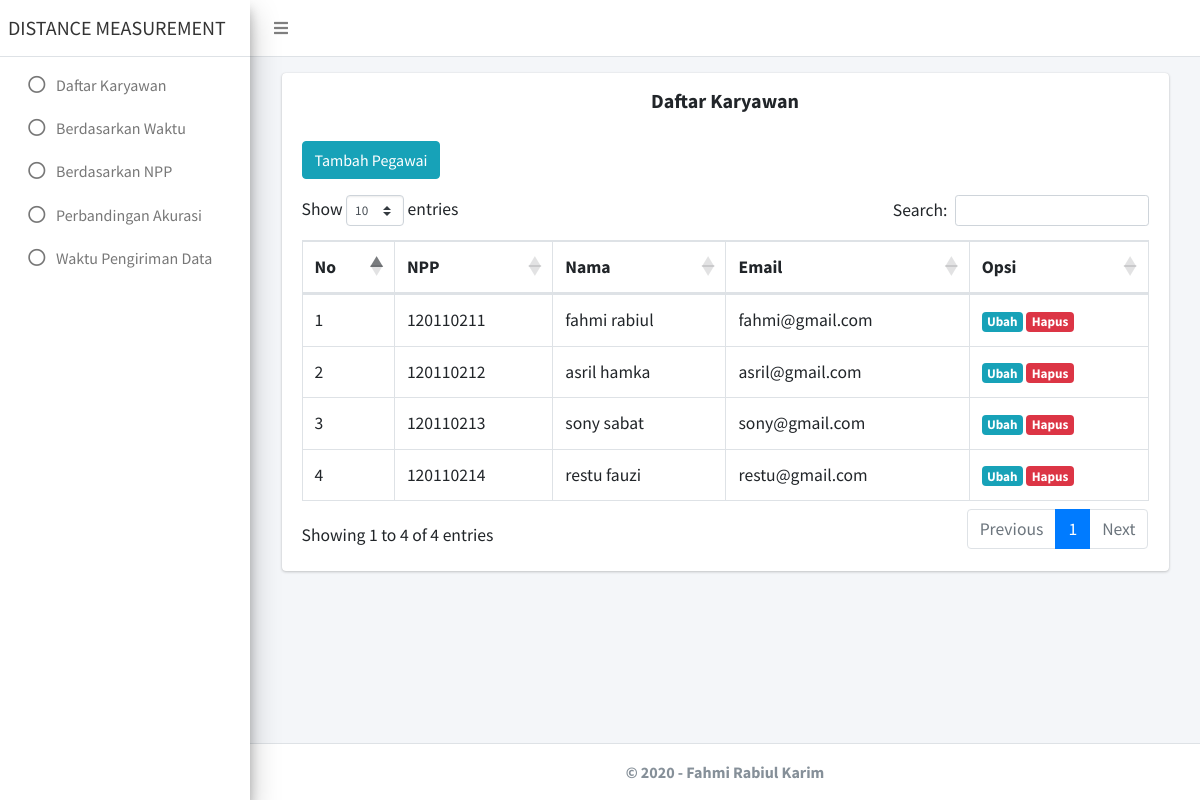
The page / on the database its author committed.
### tables this page shows
CREATE TABLE `user_table` (
  `id` int(11) NOT NULL,
  `npp` varchar(50) NOT NULL,
  `name` varchar(50) NOT NULL,
  `email` varchar(50) NOT NULL,
  `password` varchar(100) NOT NULL
);

### application/controllers/Home.php (called while the page is built, shortened)
<?php
class Home extends CI_Controller
{
    public function __construct()
    {
        $this->load->model('Karyawan_model');
    }
    public function daftarKaryawan()
    {
        $data['karyawan'] = $this->Karyawan_model->tampilSemuaKaryawan();
        $this->load->view('templates/header');
        $this->load->view('karyawan/index', $data);
        $this->load->view('templates/footer');
    }
}

### index.php (called while the page is built, shortened)
<?php
require_once BASEPATH.'core/CodeIgniter.php';

### application/models/Karyawan_model.php (called while the page is built, shortened)
<?php
class Karyawan_model extends CI_Model
{
    public function tampilSemuaKaryawan()
    {
        return $this->db->get('user_table')->result_array();
    }
}

### application/views/karyawan/index.php (the view)
<div class="card">
    <div class="card-title">
        <div class="d-flex">
            <div class="ml-auto mr-auto mt-3">
                <h5><b>Daftar Karyawan</b></h5>
            </div>
        </div>
        <div class="card-body">
            <div class="mb-3">
                <a href="<?= base_url('home/tambahKaryawan'); ?>">
                    <button type="button" class="btn btn-info">
                        Tambah Pegawai
                    </button>
                </a>
            </div>
            <table id="table_hasil" class="table table-bordered table-hover">
                <thead>
                    <tr>
                        <th>No</th>
                        <th>NPP</th>
                        <th>Nama</th>
                        <th>Email</th>
                        <th>Opsi</th>
                    </tr>
                </thead>
                <tbody>
                    <?php $no = 1; ?>
                    <?php foreach ($karyawan as $kyw) : ?>
                        <tr>
                            <td><?= $no++; ?></td>
                            <td><?= $kyw['npp']; ?></td>
                            <td><?= $kyw['name']; ?></td>
                            <td><?= $kyw['email']; ?></td>
                            <td>
                                <a href="<?= base_url('home/ubahKaryawan/'); ?><?= $kyw['id']; ?>">
                                    <span class="badge badge-info">Ubah</span>
                                </a>
                                <a href="<?= base_url('home/hapusKaryawan/'); ?><?= $kyw['id']; ?>">
                                    <span class="badge badge-danger">Hapus</span>
                                </a>
                            </td>
                        </tr>
                    <?php endforeach; ?>
                </tbody>
            </table>
        </div>
    </div>
</div>

### application/views/templates/header.php (shortened to what this page needs)
<!DOCTYPE html>
<html lang="en">
<head>
    <link rel="stylesheet" href="https://stackpath.bootstrapcdn.com/bootstrap/4.4.1/css/bootstrap.min.css">
    <link rel="stylesheet" href="<?= base_url('assets/adlt/plugins/fontawesome-free/css/all.min.css'); ?>">
    <link rel="stylesheet" href="<?= base_url('assets/adlt/dist/css/adminlte.min.css'); ?>">
    <link rel="stylesheet" href="https://cdn.datatables.net/1.10.21/css/dataTables.bootstrap4.min.css">
</head>
<body class="hold-transition sidebar-mini">
    <div class="wrapper">
        <nav class="main-header navbar navbar-expand navbar-white navbar-light">
            <ul class="navbar-nav">
                <li class="nav-item">
                    <a class="nav-link" data-widget="pushmenu" href="#"><i class="fas fa-bars"></i></a>
                </li>
            </ul>
        </nav>
        <aside class="main-sidebar sidebar-light-primary elevation-4">
            <a href="<?= base_url(); ?>" class="brand-link">
                <span class="brand-text font-weight-light"><b>DISTANCE MEASUREMENT</b>
                </span>
            </a>
            <div class="sidebar">
                <nav class="mt-2">
                    <ul class="nav nav-pills nav-sidebar flex-column" data-widget="treeview" role="menu" data-accordion="false">
                        <li class="nav-item has-treeview menu-open">
                            <ul class="nav nav-treeview">
                                <li class="nav-item">
                                    <a href="<?= base_url('home/daftarKaryawan'); ?>" class="nav-link">
                                        <i class="far fa-circle nav-icon"></i>
                                        <p>Daftar Karyawan</p>
                                    </a>
                                </li>
                                <li class="nav-item">
                                    <a href="<?= base_url('home/waktu'); ?>" class="nav-link">
                                        <i class="far fa-circle nav-icon"></i>
                                        <p>Berdasarkan Waktu</p>
                                    </a>
                                </li>
                                <li class="nav-item">
                                    <a href="<?= base_url('home/npp'); ?>" class="nav-link">
                                        <i class="far fa-circle nav-icon"></i>
                                        <p>Berdasarkan NPP</p>
                                    </a>
                                </li>
                                <li class="nav-item">
                                    <a href="<?= base_url('tigametode/hasilmanual'); ?>" class="nav-link">
                                        <i class="far fa-circle nav-icon"></i>
                                        <p>Perbandingan Akurasi</p>
                                    </a>
                                </li>
                                <li class="nav-item">
                                    <a href="<?= base_url('home/punctuality'); ?>" class="nav-link">
                                        <i class="far fa-circle nav-icon"></i>
                                        <p>Waktu Pengiriman Data</p>
                                    </a>
                                </li>
                            </ul>
                        </li>
                    </ul>
                </nav>
            </div>
        </aside>
        <div class="content-wrapper">
            <div class="content">
                <div class="container-fluid">
                    <div class="p-3">

### application/views/templates/footer.php (shortened to what this page needs)
</div>
</div>
</div>
</div>
<footer class="main-footer">
    <div class=" d-flex justify-content-center">
        <strong>&copy; 2020 - Fahmi Rabiul Karim </strong>
    </div>
</footer>
</div>
</body>
</html>

### rows shown on the page
user_table: npp "120110211", name "fahmi rabiul", email "fahmi@gmail.com"
user_table: npp "120110212", name "asril hamka", email "asril@gmail.com"
user_table: npp "120110213", name "sony sabat", email "sony@gmail.com"
user_table: npp "120110214", name "restu fauzi", email "restu@gmail.com"
